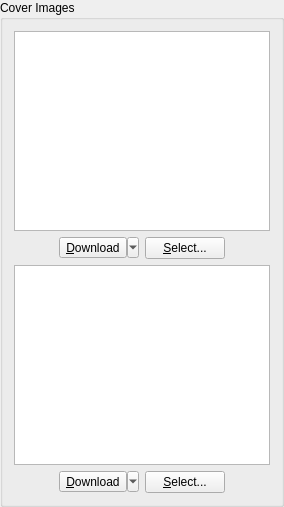
          <widget class="QGroupBox" name="coverImages">
           <property name="title">
            <string>Cover Images</string>
           </property>
           <layout class="QVBoxLayout" name="_10">
            <item>
             <widget class="biblioteq_image_drop_site" name="front_image">
              <property name="minimumSize">
               <size>
                <width>150</width>
                <height>200</height>
               </size>
              </property>
              <property name="toolTip">
               <string>Front Cover Image</string>
              </property>
              <property name="renderHints">
               <set>QPainter::Antialiasing|QPainter::SmoothPixmapTransform|QPainter::TextAntialiasing</set>
              </property>
             </widget>
            </item>
            <item>
             <layout class="QHBoxLayout" name="_11">
              <item>
               <spacer>
                <property name="orientation">
                 <enum>Qt::Horizontal</enum>
                </property>
                <property name="sizeHint" stdset="0">
                 <size>
                  <width>40</width>
                  <height>20</height>
                 </size>
                </property>
               </spacer>
              </item>
              <item>
               <widget class="QToolButton" name="dwnldFront">
                <property name="toolTip">
                 <string>Download the book's front cover image.</string>
                </property>
                <property name="text">
                 <string>&amp;Download</string>
                </property>
                <property name="icon">
                 <iconset resource="../Icons/icons.qrc">
                  <normaloff>:/16x16/down.png</normaloff>:/16x16/down.png</iconset>
                </property>
                <property name="popupMode">
                 <enum>QToolButton::MenuButtonPopup</enum>
                </property>
                <property name="toolButtonStyle">
                 <enum>Qt::ToolButtonTextBesideIcon</enum>
                </property>
               </widget>
              </item>
              <item>
               <widget class="QPushButton" name="frontButton">
                <property name="text">
                 <string>&amp;Select...</string>
                </property>
                <property name="icon">
                 <iconset resource="../Icons/icons.qrc">
                  <normaloff>:/16x16/fileopen.png</normaloff>:/16x16/fileopen.png</iconset>
                </property>
               </widget>
              </item>
              <item>
               <spacer>
                <property name="orientation">
                 <enum>Qt::Horizontal</enum>
                </property>
                <property name="sizeHint" stdset="0">
                 <size>
                  <width>40</width>
                  <height>20</height>
                 </size>
                </property>
               </spacer>
              </item>
             </layout>
            </item>
            <item>
             <widget class="biblioteq_image_drop_site" name="back_image">
              <property name="minimumSize">
               <size>
                <width>150</width>
                <height>200</height>
               </size>
              </property>
              <property name="toolTip">
               <string>Back Cover Image</string>
              </property>
              <property name="renderHints">
               <set>QPainter::Antialiasing|QPainter::SmoothPixmapTransform|QPainter::TextAntialiasing</set>
              </property>
             </widget>
            </item>
            <item>
             <layout class="QHBoxLayout" name="_12">
              <item>
               <spacer>
                <property name="orientation">
                 <enum>Qt::Horizontal</enum>
                </property>
                <property name="sizeHint" stdset="0">
                 <size>
                  <width>40</width>
                  <height>20</height>
                 </size>
                </property>
               </spacer>
              </item>
              <item>
               <widget class="QToolButton" name="dwnldBack">
                <property name="toolTip">
                 <string>Download the book's back cover image.</string>
                </property>
                <property name="text">
                 <string>&amp;Download</string>
                </property>
                <property name="icon">
                 <iconset resource="../Icons/icons.qrc">
                  <normaloff>:/16x16/down.png</normaloff>:/16x16/down.png</iconset>
                </property>
                <property name="popupMode">
                 <enum>QToolButton::MenuButtonPopup</enum>
                </property>
                <property name="toolButtonStyle">
                 <enum>Qt::ToolButtonTextBesideIcon</enum>
                </property>
               </widget>
              </item>
              <item>
               <widget class="QPushButton" name="backButton">
                <property name="text">
                 <string>&amp;Select...</string>
                </property>
                <property name="icon">
                 <iconset resource="../Icons/icons.qrc">
                  <normaloff>:/16x16/fileopen.png</normaloff>:/16x16/fileopen.png</iconset>
                </property>
               </widget>
              </item>
              <item>
               <spacer>
                <property name="orientation">
                 <enum>Qt::Horizontal</enum>
                </property>
                <property name="sizeHint" stdset="0">
                 <size>
                  <width>40</width>
                  <height>20</height>
                 </size>
                </property>
               </spacer>
              </item>
             </layout>
            </item>
           </layout>
          </widget>
